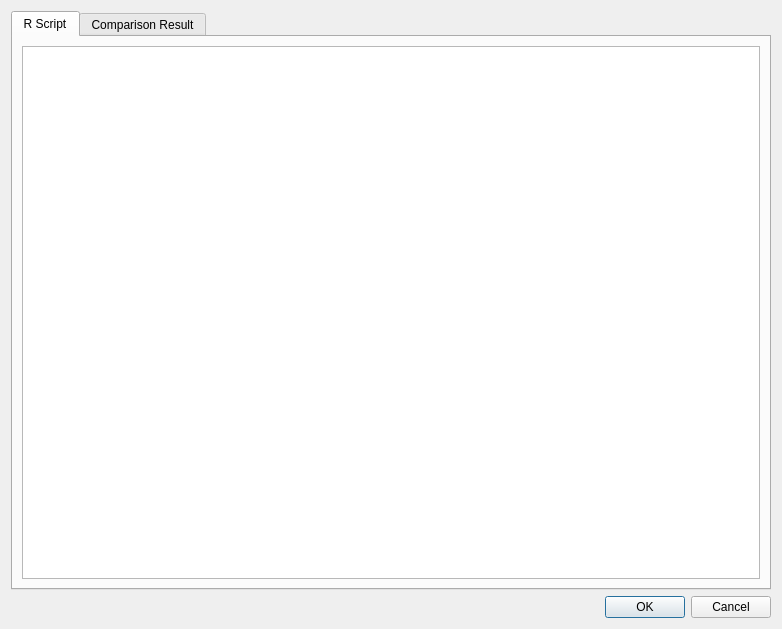
<?xml version="1.0" encoding="UTF-8"?>
<ui version="4.0">
 <class>comparemodelsresultdialog</class>
 <widget class="QDialog" name="comparemodelsresultdialog">
  <property name="geometry">
   <rect>
    <x>0</x>
    <y>0</y>
    <width>782</width>
    <height>629</height>
   </rect>
  </property>
  <property name="windowTitle">
   <string>Dialog</string>
  </property>
  <layout class="QGridLayout" name="gridLayout">
   <item row="0" column="0">
    <layout class="QHBoxLayout" name="horizontalLayout">
     <item>
      <widget class="QTabWidget" name="tabWidget">
       <property name="currentIndex">
        <number>0</number>
       </property>
       <widget class="QWidget" name="tab">
        <attribute name="title">
         <string>R Script</string>
        </attribute>
        <layout class="QGridLayout" name="gridLayout_2">
         <item row="0" column="0">
          <widget class="QTextEdit" name="rScriptOutput"/>
         </item>
        </layout>
       </widget>
       <widget class="QWidget" name="tab_2">
        <attribute name="title">
         <string>Comparison Result</string>
        </attribute>
        <layout class="QGridLayout" name="gridLayout_3">
         <item row="0" column="0">
          <layout class="QHBoxLayout" name="horizontalLayout_2">
           <item>
            <widget class="QListWidget" name="pngList">
             <property name="maximumSize">
              <size>
               <width>250</width>
               <height>16777215</height>
              </size>
             </property>
            </widget>
           </item>
           <item>
            <widget class="QLabel" name="label">
             <property name="text">
              <string/>
             </property>
            </widget>
           </item>
          </layout>
         </item>
        </layout>
       </widget>
      </widget>
     </item>
    </layout>
   </item>
   <item row="1" column="0">
    <widget class="QDialogButtonBox" name="buttonBox">
     <property name="orientation">
      <enum>Qt::Horizontal</enum>
     </property>
     <property name="standardButtons">
      <set>QDialogButtonBox::Cancel|QDialogButtonBox::Ok</set>
     </property>
    </widget>
   </item>
  </layout>
 </widget>
 <resources/>
 <connections>
  <connection>
   <sender>buttonBox</sender>
   <signal>accepted()</signal>
   <receiver>comparemodelsresultdialog</receiver>
   <slot>accept()</slot>
   <hints>
    <hint type="sourcelabel">
     <x>248</x>
     <y>254</y>
    </hint>
    <hint type="destinationlabel">
     <x>157</x>
     <y>274</y>
    </hint>
   </hints>
  </connection>
  <connection>
   <sender>buttonBox</sender>
   <signal>rejected()</signal>
   <receiver>comparemodelsresultdialog</receiver>
   <slot>reject()</slot>
   <hints>
    <hint type="sourcelabel">
     <x>316</x>
     <y>260</y>
    </hint>
    <hint type="destinationlabel">
     <x>286</x>
     <y>274</y>
    </hint>
   </hints>
  </connection>
 </connections>
</ui>
